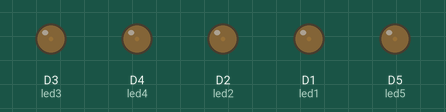
Recording of a sketch running on a simulated ESP8266 (NodeMCU). On the bench: output pins drawn as LEDs (lit = HIGH).

Above: at 0.05 s.
At 0.65 s:
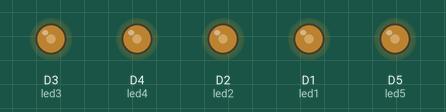
At 0.95 s:
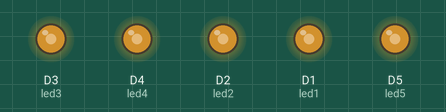
At 1.4 s:
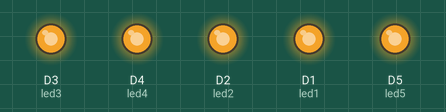
At 2.75 s:
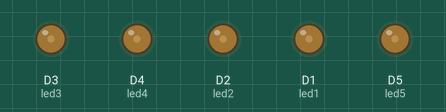
Timing chart, 0 to 7.1 s (numbered marks = the images above):
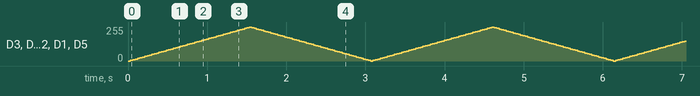

The sketch:

fade_effect_5LED_hardware.ino
```cpp
int led1 = D1;
int led2 = D2;
int led3 = D3;
int led4 = D4;
int led5 = D5;

int brightness = 0;
int fadeAmount = 5;


void setup() {

  pinMode(led1, OUTPUT);
  pinMode(led2, OUTPUT);
  pinMode(led3, OUTPUT);
  pinMode(led4, OUTPUT);
  pinMode(led5, OUTPUT);

}


void loop() {

  analogWrite(led1, brightness);
  analogWrite(led2, brightness);
  analogWrite(led3, brightness);
  analogWrite(led4, brightness);
  analogWrite(led5, brightness);


  brightness = brightness + fadeAmount;


  if (brightness <= 0 || brightness >= 255) {
    fadeAmount = -fadeAmount;
  }

  delay(30);
}
```
